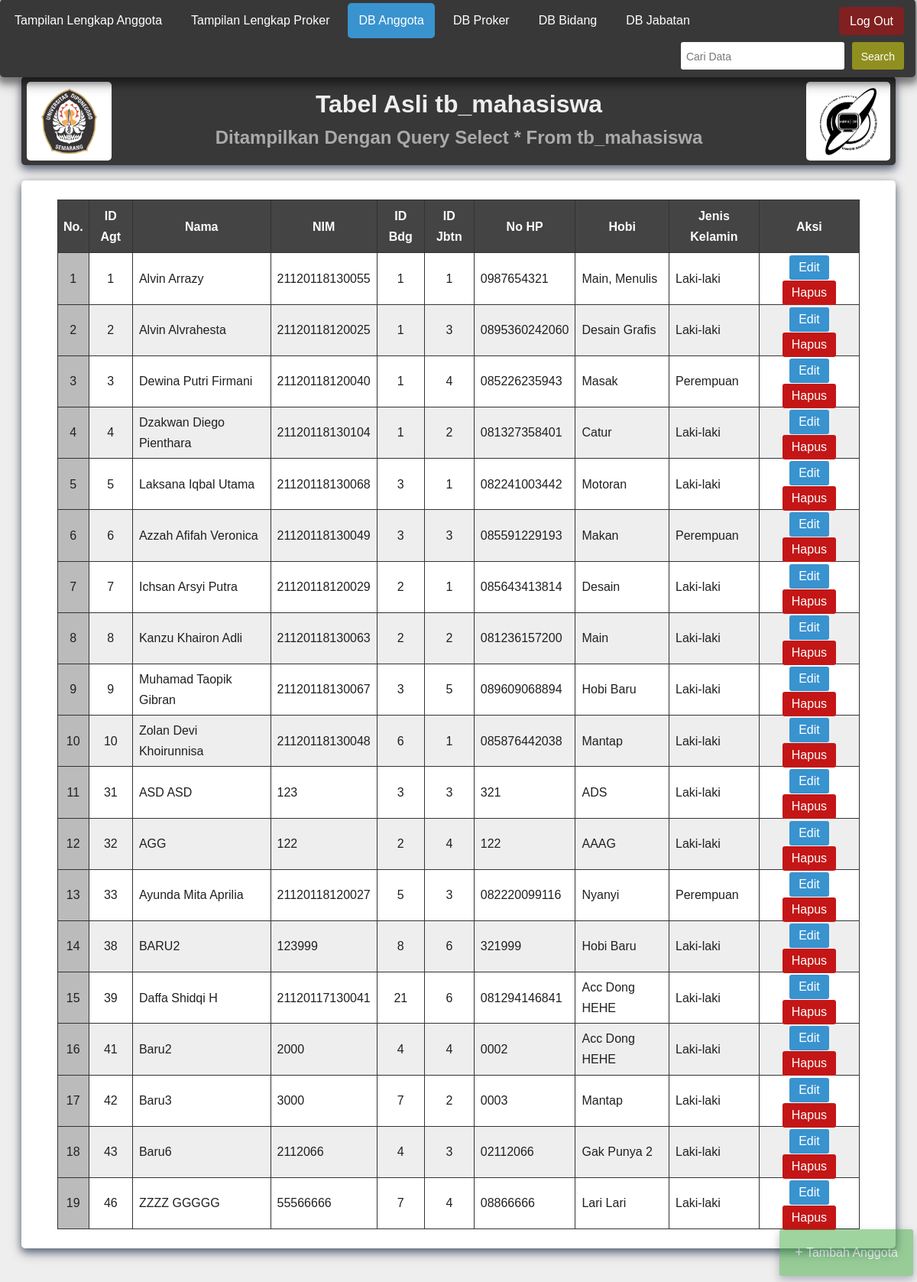
/ta_sbd/db-anggota.php (signed in), run on the app's committed database.
### tables this page shows
CREATE TABLE `tb_mahasiswa` (
  `id_anggota` int(11) NOT NULL,
  `nama_anggota` varchar(25) NOT NULL,
  `nim` varchar(15) NOT NULL,
  `id_bidang` int(11) DEFAULT NULL,
  `id_jabatan` int(11) DEFAULT NULL,
  `no_hp` varchar(14) NOT NULL,
  `hobi` varchar(50) NOT NULL,
  `jenis_kelamin` varchar(20) DEFAULT NULL
);

### ta_sbd/db-anggota.php (the view, shortened to what this page needs)
<?php
include 'koneksi.php';
?>
<!DOCTYPE html>
<html>
<head>
    <link rel="stylesheet" type="text/css" href="tema.css">
</head>
<body>
<div class="topnav" style="position: fixed; top:5px; width: 99%">
  <a href="index.php">Tampilan Lengkap Anggota</a>
  <a href="lengkap-proker.php">Tampilan Lengkap Proker</a>
  <a class="active" href="db-anggota.php">DB Anggota</a>
  <a href="db-proker.php">DB Proker</a>
  <a href="db-bidang.php">DB Bidang</a>
  <a href="db-jabatan.php">DB Jabatan</a>
  <a style="margin-top:5px; margin-left: 7px; background-color: #802020; float: right; padding-top: 10px; padding-bottom: 9px;" href="logout.php">Log Out</a>
    <a style="padding: 0px; float: right;"><form action="" method="POST">
    <input type="text" name="query" placeholder="Cari Data" class="form_cari">
    <input class="btn_cari" type="submit" name="cari" value="Search">
    </form>
    </a>
</div>
<div class="div1 main">
    <img src="logo.png" style="float: right; height: 93px; width: 80px; padding-top: 5px;padding-bottom: 5px;padding-right: 15px;padding-left: 15px; margin: 5px; background-color: white; border-radius: 5px">
    <img src="undip1.png" style="float: left; height: 93px; width: 93px; padding-top: 5px;padding-bottom: 5px;padding-right: 9px;padding-left: 9px; margin: 5px; background-color: white; border-radius: 5px">
    <h1 style="margin-top: 16px; color: #eeeeee" align="center">Tabel Asli tb_mahasiswa</h1>
    <h2 align="center">Ditampilkan Dengan Query Select * From tb_mahasiswa</h2>
  </div>
<div class="div2">
<table id="t01" class="hoverTable" border="1" width="96%" align="center">
    <thead>
    <tr>
        <th>No.</th>
        <th>ID Agt</th>
        <th>Nama</th>
        <th>NIM</th>
        <th>ID Bdg</th>
        <th>ID Jbtn</th>
        <th>No HP</th>
        <th>Hobi</th>
        <th>Jenis Kelamin</th>
        <th>Aksi</th>
        </tr>
    </thead>
<tbody>
<?php
$query = $_POST['query'];
if($query != ''){
    $result = mysqli_query($conn, "SELECT * FROM tb_mahasiswa WHERE id_anggota LIKE '%$query%' or nama_anggota LIKE '%$query%' or nim LIKE '%$query%' or id_bidang LIKE '%$query%' or id_jabatan LIKE '%$query%' or no_hp LIKE '%$query%' or hobi LIKE '%$query%' or jenis_kelamin LIKE '%$query%' ORDER BY id_anggota");
}else{
	 $result = mysqli_query($conn, "SELECT * FROM tb_mahasiswa ORDER BY id_anggota");
   }
$no=1;
if(mysqli_num_rows($result)){
while ($data = mysqli_fetch_array($result)){
    ?>
    <tr class="hoverTable">
        <td style="text-align: center; background-color: #bbbbbb"><?php echo $no++;?></td>
        <td style="text-align: center"><?php echo $data['id_anggota'];?></td>
        <td style="text-align: left"><?php echo $data['nama_anggota'];?></td>
        <td style="text-align: left"><?php echo $data['nim'];?></td>
        <td style="text-align: center;"><?php echo $data['id_bidang'];?></td>
        <td style="text-align: center;"><?php echo $data['id_jabatan'];?></td>
        <td style="text-align: left"><?php echo $data['no_hp'];?></td>
        <td style="text-align: left"><?php echo $data['hobi'];?></td>
        <td style="text-align: left"><?php echo $data['jenis_kelamin'];?></td>
        <td align="center" >
        <button><a class=" Edit " href= "edit-anggota.php?id_anggota=<?php echo $data['id_anggota']; ?>">Edit</a></button>
        <button1><a class=" Hapus " href= "delete-anggota.php?id_anggota=<?php echo $data['id_anggota']; ?>">Hapus</a></button1>
        </td>
    </tr>
<?php
}}else{
	echo '<tr><td colspan="10">Data Tidak Ditemukan</td></tr>';
}
?>
</tbody>
</table>
</div>
<div align="center">
<button4 onclick="location.href='add-anggota.php'"><a href="add-anggota.php"><span style="font-size: 18px">+</span> Tambah Anggota</a></button4><br><br>
</div>
</body>
</html>

### ta_sbd/tema.css (style rules this page uses)
.main { margin-top: 100px; margin-bottom: 60px; }
html { scroll-behavior: smooth; }
h1 { color: #dfdfdf; margin: 16px; }
h2 { margin-top: -5px; margin-left: 16px; margin-right: 16px; color: #aaaaaa; }
.div1 { margin-bottom: 20px; padding: 2px; border-radius: 5px; background-color: #383838; margin-left: 20px; margin-right: 20px; box-shadow: 0 4px 10px 0 rgba(0, 20, 50, 0.4), 0 6px 15px 0 rgba(0, 20, 50, 0.4); }
.div2 { margin-left: 20px; margin-right: 20px; padding: 25px; border-radius: 5px; background-color: white; box-shadow: 0 4px 10px 0 rgba(0, 20, 50, 0.4), 0 6px 15px 0 rgba(0, 20, 50, 0.4); }
body { background-image: url("index32.jpg"); background-size: 1368px 768px; background-repeat: no-repeat; background-attachment: fixed; background-color: #eeeeee; font-family: Arial; }
.topnav { width: 100%; margin-top:-6px; margin-left: -8px; border-radius: 5px; padding-top: 5px; padding-bottom: 5px; padding-right: 10px; background-color: #383838; overflow: hidden; box-shadow: 0 4px 8px 4px rgba(0, 0, 0, 0.3), 0 6px 15px 4px rgba(0, 0, 0, 0.3); }
.topnav a { border-radius: 5px; float: left; color: #f2f2f2; text-align: center; padding: 14px 14px; text-decoration: none; font-size: 17px; margin-right: 5px; margin-left: 5px; overflow: hidden; }
.topnav a.active { background-color: #3993cf; color: white; }
table { border-collapse: collapse; line-height: 170%; text-align: center; border-width: 3px; border-color: #333333; border-style: initial; }
.hoverTable th { background-color: #444444; color: white; text-align: center; padding: 7px; }
.hoverTable td { background-color: white; color: #202020; padding: 0px; padding-left: 8px; padding-right: 8px; }
.hoverTable tr:nth-child(even) td { background: #eee; }
#t01 tr:nth-child(even) { background-color: #dddddd; }
.form_cari { border-radius: 3px; font-family: arial; width: 200px; padding: 7px; font-size: 14pt; border-width: 0px; margin:5px; color: #222222; background-color: #ffffff; border-color: #aaaaaa; border-style: none; }
.btn_cari { opacity: 1; font-family: arial; background-color: #909020; color: rgb(255, 255, 255); text-decoration: none; padding-top: 11px; padding-bottom: 9px; padding-left: 12px; padding-right: 12px; cursor: pointer; border-radius: 3px; border-width: 0px; font-size: 14px; margin-top: 0px; }
a:link { color: rgb(255, 255, 255); text-decoration: none; font-size: 16px; }
button { opacity: 1; font-family: arial; background-color:#3993cf; color: rgb(255, 255, 255); text-decoration: none; padding-top: 7px; padding-bottom: 7px; padding-left: 12px; padding-right: 12px; cursor: pointer; border-radius: 3px; border-width: 0px; font-size: 14px; margin-top:3px; margin-bottom:3px; }
button1 { opacity: 1; font-family: arial; background-color:#c41616; color: rgb(255, 255, 255); text-decoration: none; padding-top: 8px; padding-bottom: 8px; padding-left: 12px; padding-right: 12px; cursor: pointer; border-radius: 3px; border-width: 0px; font-size: 14px; margin-top:3px; margin-bottom:3px; }
button4 { opacity: 0.5; position: fixed; bottom: 5px; right: 5px; background-color:#40aa40; color: rgb(255, 255, 255); text-decoration: none; padding:20px; cursor: pointer; border-radius: 3px; border-width: 0px; font-size: 14px; text-align: center; margin-top: 3px; margin-bottom:3px; box-shadow: 0 4px 8px 0 rgba(0, 20, 50, 0.3), 0 6px 15px 0 rgba(0, 20, 50, 0.3); }
::placeholder { color: #777777; font-size: 14px; }

### data on the page
tb_mahasiswa: id_anggota "1", nama_anggota "Alvin Arrazy", nim "21120118130055", id_bidang "1", id_jabatan "1", no_hp "0987654321", hobi "Main, Menulis", jenis_kelamin "Laki-laki"
tb_mahasiswa: id_anggota "2", nama_anggota "Alvin Alvrahesta", nim "21120118120025", id_bidang "1", id_jabatan "3", no_hp "0895360242060", hobi "Desain Grafis", jenis_kelamin "Laki-laki"
tb_mahasiswa: id_anggota "3", nama_anggota "Dewina Putri Firmani", nim "21120118120040", id_bidang "1", id_jabatan "4", no_hp "085226235943", hobi "Masak", jenis_kelamin "Perempuan"
tb_mahasiswa: id_anggota "4", nama_anggota "Dzakwan Diego Pienthara", nim "21120118130104", id_bidang "1", id_jabatan "2", no_hp "081327358401", hobi "Catur", jenis_kelamin "Laki-laki"
tb_mahasiswa: id_anggota "5", nama_anggota "Laksana Iqbal Utama", nim "21120118130068", id_bidang "3", id_jabatan "1", no_hp "082241003442", hobi "Motoran", jenis_kelamin "Laki-laki"
tb_mahasiswa: id_anggota "6", nama_anggota "Azzah Afifah Veronica", nim "21120118130049", id_bidang "3", id_jabatan "3", no_hp "085591229193", hobi "Makan", jenis_kelamin "Perempuan"
tb_mahasiswa: id_anggota "7", nama_anggota "Ichsan Arsyi Putra", nim "21120118120029", id_bidang "2", id_jabatan "1", no_hp "085643413814", hobi "Desain", jenis_kelamin "Laki-laki"
tb_mahasiswa: id_anggota "8", nama_anggota "Kanzu Khairon Adli", nim "21120118130063", id_bidang "2", id_jabatan "2", no_hp "081236157200", hobi "Main", jenis_kelamin "Laki-laki"
tb_mahasiswa: id_anggota "9", nama_anggota "Muhamad Taopik Gibran", nim "21120118130067", id_bidang "3", id_jabatan "5", no_hp "089609068894", hobi "Hobi Baru", jenis_kelamin "Laki-laki"
tb_mahasiswa: id_anggota "10", nama_anggota "Zolan Devi Khoirunnisa", nim "21120118130048", id_bidang "6", id_jabatan "1", no_hp "085876442038", hobi "Mantap", jenis_kelamin "Laki-laki"
tb_mahasiswa: id_anggota "31", nama_anggota "ASD ASD", nim "123", id_bidang "3", id_jabatan "3", no_hp "321", hobi "ADS", jenis_kelamin "Laki-laki"
tb_mahasiswa: id_anggota "32", nama_anggota "AGG", nim "122", id_bidang "2", id_jabatan "4", no_hp "122", hobi "AAAG", jenis_kelamin "Laki-laki"
tb_mahasiswa: id_anggota "33", nama_anggota "Ayunda Mita Aprilia", nim "21120118120027", id_bidang "5", id_jabatan "3", no_hp "082220099116", hobi "Nyanyi", jenis_kelamin "Perempuan"
tb_mahasiswa: id_anggota "38", nama_anggota "BARU2", nim "123999", id_bidang "8", id_jabatan "6", no_hp "321999", hobi "Hobi Baru", jenis_kelamin "Laki-laki"
tb_mahasiswa: id_anggota "39", nama_anggota "Daffa Shidqi H", nim "21120117130041", id_bidang "21", id_jabatan "6", no_hp "081294146841", hobi "Acc Dong HEHE", jenis_kelamin "Laki-laki"
tb_mahasiswa: id_anggota "41", nama_anggota "Baru2", nim "2000", id_bidang "4", id_jabatan "4", no_hp "0002", hobi "Acc Dong HEHE", jenis_kelamin "Laki-laki"
tb_mahasiswa: id_anggota "42", nama_anggota "Baru3", nim "3000", id_bidang "7", id_jabatan "2", no_hp "0003", hobi "Mantap", jenis_kelamin "Laki-laki"
tb_mahasiswa: id_anggota "43", nama_anggota "Baru6", nim "2112066", id_bidang "4", id_jabatan "3", no_hp "02112066", hobi "Gak Punya 2", jenis_kelamin "Laki-laki"
tb_mahasiswa: id_anggota "46", nama_anggota "ZZZZ GGGGG", nim "55566666", id_bidang "7", id_jabatan "4", no_hp "08866666", hobi "Lari Lari", jenis_kelamin "Laki-laki"
